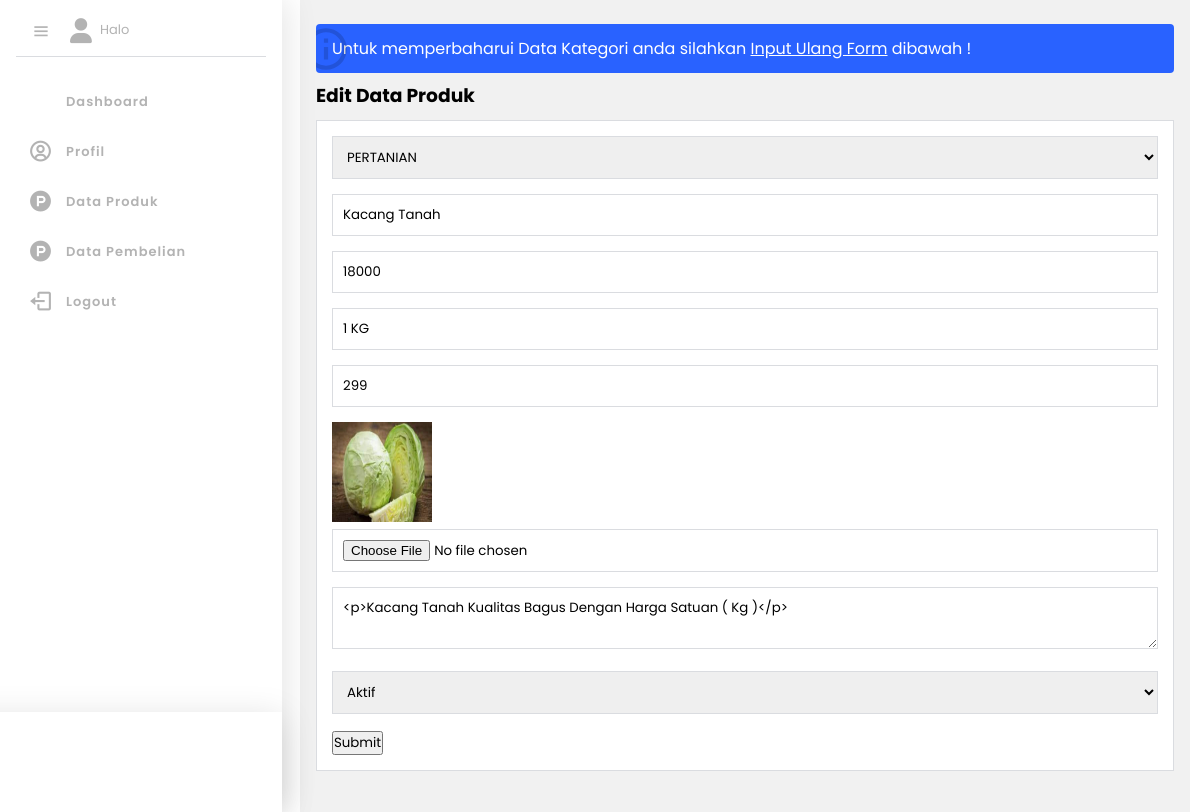
Screenshot of /edit-produk.php?id=4 (signed in) with the database file from the repository.
### tables this page shows
CREATE TABLE `tb_product` (
  `product_id` int(11) NOT NULL,
  `category_id` int(11) NOT NULL,
  `penjual_id` int(11) NOT NULL,
  `product_name` varchar(100) NOT NULL,
  `product_price` int(11) NOT NULL,
  `berat_produk` varchar(100) NOT NULL,
  `stok_produk` int(5) NOT NULL,
  `product_descrption` text NOT NULL,
  `product_image` varchar(100) NOT NULL,
  `alamat_pemilik` varchar(100) NOT NULL,
  `no_telepon` varchar(100) NOT NULL,
  `product_status` tinyint(1) NOT NULL,
  `date_created` timestamp NOT NULL DEFAULT current_timestamp() ON UPDATE current_timestamp()
);

CREATE TABLE `tb_category` (
  `category_id` int(11) NOT NULL,
  `category_name` varchar(25) NOT NULL
);

### edit-produk.php (the view, shortened to what this page needs)
<?php
include 'db.php';
$produk = mysqli_query($conn, "SELECT * FROM tb_product WHERE product_id = '".$_GET['id']."' ");
$p = mysqli_fetch_object($produk);
$id = $_SESSION["id"];
$query = mysqli_query($conn, "SELECT * FROM tb_admin WHERE level='penjual' AND admin_id = $id");
$d = mysqli_fetch_object($query);
?>
<!doctype html>
<html>
<head>
<link rel="stylesheet" type="text/css" href="css/style.css">
<link rel="stylesheet" type="text/css" href="icon/css/all.css">
<link href='https://unpkg.com/boxicons@2.1.2/css/boxicons.min.css' rel='stylesheet'>
<link rel="stylesheet" href="https://pro.fontawesome.com/releases/v5.10.0/css/all.css"/>
	<link href='https://unpkg.com/boxicons@2.1.2/css/boxicons.min.css' rel='stylesheet'>
</head>
<body >
	<div class='sidebar'>
		<div class='logo-content'>
		<div class='logo'>
			<i class='bx bx-menu' id='btn'></i>
			<div class='logo_name'>
				<i class="fa-solid fa-user"  style="margin-left: -10px;"></i>
				<div style="position:absolute; top:20px; left:100px;">
						<p style='font-size:small' >Halo <br>
						<span style='font-style:italic;color:#2962ff'><?php echo $d->username ?></span></p></div>
				</div>
			</div>
		</div>
		<ul class='nav'>
			<li><a href="dashboard-penjual.php"><i class='fas fa-tachometer-alt-slow'></i></i><span class='link_name'>Dashboard</span></a>
						</li>
			<li><a href="home-penjual.php"><i class='bx bx-user-circle'></i></i><span class='link_name'>Profil</span></a>
			</li>
			<li><a href="data-produk1.php?halaman=produk"><i class='bx bxl-product-hunt' ></i><span class='link_name'>Data Produk</span></a>
			</li>
			<li><a href="pembelian1.php?halaman=pembelian"><i class='bx bxl-product-hunt' ></i><span class='link_name'>Data Pembelian </span></a>
			</li>
		<li><a href="logout1.php"><i class='bx bx-log-out'></i><span class='link_name'>Logout</span></a>
			</li>
		</ul>
			<div class='footer-sidebar'>
			</div>
		</div>
	<div class="main-content">
		<div class="container">
			<p class="alert_info dashboard_alert">Untuk memperbaharui Data Kategori anda silahkan <a href="#">Input Ulang Form</a> dibawah !</p>
			<h3>Edit Data Produk</h3>
			<div class="box box2">
				<form action="" method="POST" enctype="multipart/form-data">
				<select class="input-control" name="kategori" required>
					<?php
					$kategori = mysqli_query($conn, "SELECT * FROM tb_category ORDER BY category_id DESC");
					while($r = mysqli_fetch_array($kategori)){
					?>
					<option value="<?php echo $r['category_id'] ?>" <?php echo ($r['category_id'] == $p->category_id)? 'selected':'';?>><?php echo $r['category_name']?></option>
					<?php } ?>
					</select>
					<input type = "text" name="nama" class="input-control" placeholder ="Nama Produk" value="<?php echo $p-> product_name ?>"required>
					<input type = "text" name="harga" class="input-control" placeholder ="Harga"  value="<?php echo $p-> product_price ?>"required>
					<input type = "text" name="berat" class="input-control" placeholder ="Berat"  value="<?php echo $p-> berat_produk ?>"required>
					<input type = "text" name="stok" class="input-control" placeholder ="Stok"  value="<?php echo $p-> stok_produk ?>"required>
					<img src="produk/<?php echo $p->product_image ?>" width="100px">
					<input type = "file" name="gambar" class="input-control">
					<textarea class ="input-control" name="deskripsi" placeholder="Deskripsi"><?php echo $p-> product_descrption ?></textarea><br>
					<select class="input-control" name="status">
						<option value="1" <?php echo ($p->product_status ==1)? 'selected':'';?>>Aktif</option>
					</select>
						<input type="submit" name="submit" value="Submit" class="btn">
				</form>
			</div>
			</div>
		</div>
</body>
</html>

### css/style.css (style rules this page uses)
* { padding: 0; margin: 0; font-family: 'Poppins', sans-serif; }
body { font-family: 'Poppins', sans-serif; background: #fff; background-size: cover; overflow-x: hidden; }
a { color: inherit; text-decoration: none; }
.input-control { width: 100%; padding: 10px; margin-bottom: 15px; box-sizing: border-box; border: thin solid #dadce0; outline-color: #2962ff; }
.container { padding:1rem; padding:1rem; background:#f1f1f1; }
.container:after { content: ''; display: block; clear: both; }
.box2 { background:#fff; border:thin solid #dadce0; padding:15px; box-sizing:border-box; margin:10px 0 25px 0; display: block !important; }
.box { display: grid; grid-template-columns: repeat(4, 1fr); grid-column-gap: 15px; grid-row-gap: 15px; }
.box:after { content: ''; display: block; clear: both; }
.sidebar { position:fixed; top:0; left:0; width:250px; background:#fff; padding:6px 16px; height:100vh; box-shadow:5px 0 30px rgba(0,0,0,.1); transition:all .5s ease; z-index:1; }
.sidebar .logo-content .logo { display:flex; color:#b3b3b3; height:50px; width:100%; font-size:30px; align-items:center; border-bottom: thin solid #dadce0; }
.sidebar .logo-content .logo_name, .sidebar .logo-content i.bx.bx-store { opacity: 1; font-size: 19px; }
.sidebar #btn { color:#B3B3B3; font-size:20px; width:50px; height:50px; text-align:center; line-height:50px ; cursor:pointer; }
.sidebar i { height:50px; min-width:50px; border-radius:12px; line-height:50px; text-align:center; font-size:25px; }
.sidebar ul { margin-top:20px; }
.sidebar ul li { position:relative; height:50px; width:100%; margin:0; list-style:none; line-height:50px; }
.sidebar ul li a { color:#b3b3b3; display:flex; text-decoration:none; align-items:center; border-radius:0 25px 25px 0; font-size:13px; white-space:nowrap; font-weight:600; letter-spacing: 1px; }
.sidebar .link_name { opacity:1; pointer-events:none; }
.footer-sidebar { display: flex; justify-content: center; position: absolute; bottom: 0; right:0; width: 1200px; background: #fff; box-shadow: 0 5px 32px #00000021; }
.main-content { position: absolute; left: 300px; bottom: 0; height: 100%; width: calc(100% - 310px); transition:all .5s ease; }
.dashboard_alert { border-radius: 4px; -webkit-box-sizing: border-box; box-sizing: border-box; display: block; margin: 8px 0; overflow: hidden; padding: 12px 16px; position: relative; width: 100%; }
p.alert_info.dashboard_alert { background: #2962ff; color: #fff; }
p.alert_info.dashboard_alert a { text-decoration: underline; }
p.alert_info.dashboard_alert:after { opacity: .15; position: absolute; top: 0; left: -15px; }

### rows the page displays
tb_product: kategori "PERTANIAN", nama "Kacang Tanah", harga "18000", berat "1 KG", stok "299", product_image (picture), deskripsi "<p>Kacang Tanah Kualitas Bagus Dengan Harga Satuan ( Kg )</p>", status "Aktif"
